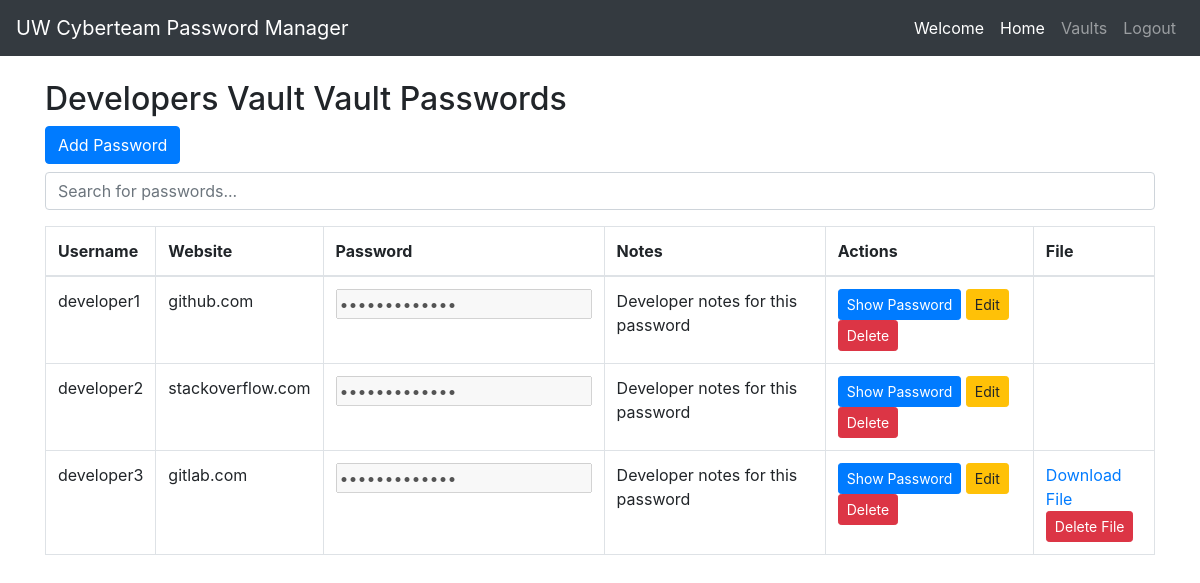
Screenshot of /webapp/public/vaults/vault_details.php?vault_id=1 with the database file from the repository.
### tables this page shows
CREATE TABLE IF NOT EXISTS vaults (
    vault_id INT AUTO_INCREMENT PRIMARY KEY,    
    vault_name VARCHAR(255) NOT NULL    
);

CREATE TABLE IF NOT EXISTS vault_passwords (
    password_id INT AUTO_INCREMENT PRIMARY KEY,
    vault_id INT,
    username VARCHAR(255) NOT NULL,
    website VARCHAR(255) NOT NULL,
    password VARCHAR(255) NOT NULL,
    notes TEXT,
    file_path VARCHAR(512),  
    FOREIGN KEY (vault_id) REFERENCES vaults(vault_id) ON DELETE CASCADE
);

### webapp/public/vaults/vault_details.php (the view, shortened to what this page needs)
<?php
$hostname = 'backend-mysql-database';
$username = 'user';
$password = 'supersecretpw';
$database = 'password_manager';
$conn = new mysqli($hostname, $username, $password, $database);
$vaultId = isset($_GET['vault_id']) ? $_GET['vault_id'] : 0;
$query = "SELECT vault_name FROM vaults WHERE vault_id = $vaultId";
$result = $conn->query($query);
$row = $result->fetch_assoc();
$vaultName = $row['vault_name'];
$queryPasswords = "SELECT * FROM vault_passwords WHERE vault_id = $vaultId";
$resultPasswords = $conn->query($queryPasswords);
?>
<!DOCTYPE html>
<html lang="en">
<head>
    <link rel="stylesheet" href="https://stackpath.bootstrapcdn.com/bootstrap/4.3.1/css/bootstrap.min.css">
</head>
<body>
    <?php include '../components/nav-bar.php'; ?>
    <div class="container mt-4">
        <h2>
            <?php echo $vaultName; ?> Vault Passwords
        </h2>
        <button type="button" class="btn btn-primary mb-2" data-toggle="modal" data-target="#addPasswordModal">
            Add Password
        </button>
        <input type="text" id="searchInput" onkeyup="searchTable()" placeholder="Search for passwords..."
            class="form-control mb-3">
        <table class="table table-bordered" id="passwordTable">
            <thead>
                <tr>
                    <th>Username</th>
                    <th>Website</th>
                    <th>Password</th>
                    <th>Notes</th>
                    <th>Actions</th>
                    <th>File</th>
                </tr>
            </thead>
            <tbody>
                <?php while ($rowPassword = $resultPasswords->fetch_assoc()): ?>
                    <tr data-password-id="<?php echo $rowPassword['password_id']; ?>">
                        <td>
                            <?php echo $rowPassword['username']; ?>
                        </td>
                        <td>
                            <?php echo $rowPassword['website']; ?>
                        </td>
                        <td>
                            <input type="password" class="password-field" value="<?php echo $rowPassword['password']; ?>"
                                disabled>
                        </td>
                        <td>
                            <?php echo $rowPassword['notes']; ?>
                        </td>
                        <td>
                            <button class="btn btn-primary btn-sm show-password-btn">Show Password</button>
                            <button class="btn btn-warning btn-sm edit-password-btn" data-toggle="modal"
                                data-target="#editPasswordModal" data-password-notes="<?php echo $rowPassword['notes']; ?>"
                                data-password-password="<?php echo $rowPassword['password']; ?>"
                                data-password-website="<?php echo $rowPassword['website']; ?>"
                                data-password-username="<?php echo $rowPassword['username']; ?>"
                                data-password-id="<?php echo $rowPassword['password_id']; ?>">Edit</button>
                            <button class="btn btn-danger btn-sm delete-password-btn" data-toggle="modal"
                                data-target="#deletePasswordModal"
                                data-password-id="<?php echo $rowPassword['password_id']; ?>">Delete</button>
                        </td>
                        <td>
                            <?php if (!empty($rowPassword['file_path'])): ?>
                                <a href="download_file.php?file=<?php echo urlencode($rowPassword['file_path']); ?>&vault_id=<?php echo urlencode($vaultId); ?>"
                                    target="_blank">Download File</a>
                                    <form method="POST" action="<?php echo $_SERVER['PHP_SELF']; ?>">
                                        <button type="submit" name="deleteFileSubmit" class="btn btn-danger btn-sm">Delete File</button>
                                    </form>
                            <?php endif; ?>
                        </td>
                    </tr>
                <?php endwhile; ?>
            </tbody>
        </table>
    </div>
</body>
</html>

### rows the page displays
vaults: vault_name "Developers Vault"
vault_passwords: username "developer1", website "github.com", notes "Developer notes for this password"
vault_passwords: username "developer2", website "stackoverflow.com", notes "Developer notes for this password"
vault_passwords: username "developer3", website "gitlab.com", notes "Developer notes for this password"
